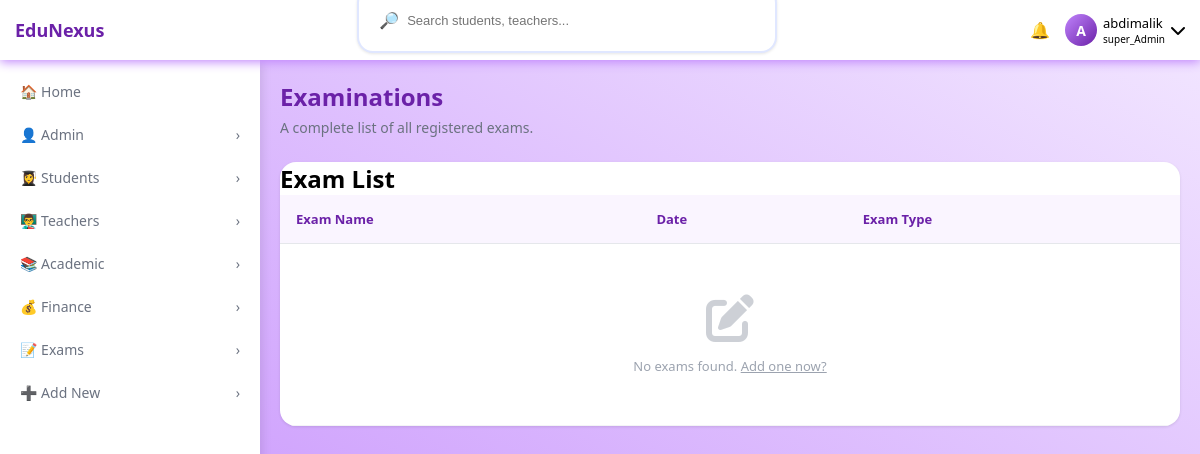
Screenshot of /exam/ (signed in) with the database file from the repository.
### accounts/models.py (models this page shows, shortened)
class User(AbstractUser):
    ROLE_CHOICES=(
        ('SUPER_ADMIN','super_Admin'),
        ('ADMIN','admin'),
        ('TEACHER','teacher'),
        ('STUDENT','student'),
        ('PARENT','parent')
    )
    objects=UserManager()
    role=models.CharField(max_length=20,choices=ROLE_CHOICES,default='STUDENT')
    is_approved= models.BooleanField(default=False)
    phone_number=models.CharField(max_length=15,unique=True,null=True,blank=True)

### academic/views.py (the view)
# urls.py: path('exam/',views.exam_list,name='exam_list'),
@login_required
def exam_list(request):
    exams = Exam.objects.all()
    return render(request, 'academic/exam_list.html', {'exams': exams})

### academic/templates/academic/exam_list.html (shortened to what this page needs)
{% extends 'base.html' %}
{% load static %}
{% block content %}
<div class="dashboard-header">
    <h1>Examinations</h1>
    <p>A complete list of all registered exams.</p>
</div>
<div class="data-table-container">
    <div class="data-table-header">
        <h2>Exam List</h2>
    </div>
    <div class="table-responsive">
        <table class="data-table">
            <thead>
                <tr>
                    <th>Exam Name</th>
                    <th>Date</th>
                    <th>Exam Type</th>
                </tr>
            </thead>
            <tbody>
                {% for exam in exams %}
                <tr>
                    <td>{{ exam.name }}</td>
                    <td>{{ exam.date_started|date:"d M Y, H:i" }}</td>
                    <td>{{ exam.get_exam_type_display }}</td>
                </tr>
                {% empty %}
                <tr>
                    <td colspan="3" class="table-empty">
                        <i class="fas fa-pen-to-square"></i><br>
                        No exams found.
                        <a href="{% url 'add_exam' %}" style="color: var(--soft-green);">Add one now?</a>
                    </td>
                </tr>
                {% endfor %}
            </tbody>
        </table>
    </div>
</div>
{% endblock %}

### templates/base.html (shortened to what this page needs)
{% load static %}
<!DOCTYPE html>
<html lang="en">
<head>
    <link rel="stylesheet" href="{% static 'css/style.css' %}">
    <link rel="stylesheet" href="https://cdnjs.cloudflare.com/ajax/libs/font-awesome/6.0.0-beta3/css/all.min.css">
</head>
<body>
    <nav class="top-nav">
        <div class="nav-left">
            <div class="logo">EduNexus</div>
        </div>
        <div class="search-bar">
            <span>🔎</span>
            <input type="text" id="globalSearch" placeholder="Search students, teachers...">
        </div>
        <div class="nav-right">
            <div class="notification-badge" id="notificationBell">
                <span>🔔</span>
            </div>
            <div>
                <div class="user-info" id="userInfoBtn">
                    <div class="avatar-circle">
                        {{ request.user.first_name|first|default:request.user.username|first|upper }}
                    </div>
                    <div>
                        <div class="user-name">{{ request.user.first_name|default:request.user.username }}</div>
                        <div class="user-role">{{ request.user.get_role_display }}</div>
                    </div>
                    <i class="fas fa-chevron-down"></i>
                </div>
            </div>
        </div>
    </nav>
    <aside class="sidebar" id="sidebar">
        <ul>
            {% if request.user.role != 'STUDENT' and request.user.role != 'PARENT' %}
            <li class="menu-item {% if request.resolver_match.url_name == 'dashboard' %}active{% endif %}" data-url="{% url 'dashboard' %}">
                <span class="menu-text">🏠 Home</span>
            </li>
            {% endif %}
           {% if request.user.role == 'SUPER_ADMIN' or request.user.role == 'ADMIN' %}
            <li class="menu-item has-dropdown">
                <span class="menu-text">👤 Admin</span>
                <span class="arrow">›</span>
            </li>
            {% endif %}
            <li class="menu-item has-dropdown">
                <span class="menu-text">👩‍🎓 Students</span>
                <span class="arrow">›</span>
            </li>
            {% if request.user.role != 'PARENT' and request.user.role != 'STUDENT' %}
            <li class="menu-item has-dropdown">
                <span class="menu-text">👨‍🏫 Teachers</span>
                <span class="arrow">›</span>
            </li>
            {% endif %}
            <li class="menu-item has-dropdown">
                <span class="menu-text">📚 Academic</span>
                <span class="arrow">›</span>
            </li>
            {% if request.user.role != 'TEACHER' %}
            <li class="menu-item has-dropdown">
                <span class="menu-text">💰 Finance</span>
                <span class="arrow">›</span>
            </li>
            {% endif %}
            <li class="menu-item has-dropdown">
                <span class="menu-text">📝 Exams</span>
                <span class="arrow">›</span>
            </li>
            {% if request.user.role == 'SUPER_ADMIN' %}
            <li class="menu-item has-dropdown">
                <span class="menu-text">➕ Add New</span>
                <span class="arrow">›</span>
            </li>
            {% endif %}
        </ul>
    </aside>
    <main class="main-content">
        {% block content %}
        {% endblock %}
    </main>
</body>
</html>

### static/css/style.css (style rules this page uses)
:root { --lavender: #c084fc; --lavender-light: #f3e8ff; --lavender-dark: #6b21a8; --text-dark: #1f2937; --gray-500: #6b7280; --gray-200: #e5e7eb; --danger: #ef4444; --success: #10b981; }
* { margin: 0; padding: 0; box-sizing: border-box; }
body { background: linear-gradient(210deg, var(--lavender-light), var(--lavender)); font-family: system-ui, -apple-system, 'Segoe UI', Roboto, sans-serif; min-height: 100vh; }
.top-nav { background: white; padding: 0 15px; height: 60px; display: flex; align-items: center; justify-content: space-between; position: sticky; top: 0; z-index: 100; box-shadow: 0 2px 10px var(--lavender); }
.nav-left { display: flex; align-items: center; gap: 10px; }
.logo { font-weight: bold; font-size: 18px; color: var(--lavender-dark); }
.search-bar { display: none; }
.nav-right { display: flex; align-items: center; gap: 15px; }
.notification-badge { position: relative; cursor: pointer; }
.user-info { display: flex; align-items: center; gap: 6px; cursor: pointer; }
.user-info .avatar-circle { width: 32px; height: 32px; background: linear-gradient(135deg, var(--lavender), var(--lavender-dark)); border-radius: 50%; display: flex; align-items: center; justify-content: center; color: white; font-weight: bold; font-size: 14px; }
.user-name, .user-role { display: none; }
.sidebar { background: white; width: 260px; height: 100vh; position: fixed; left: -260px; top: 60px; overflow-y: auto; z-index: 99; transition: left 0.3s ease; box-shadow: 2px 0 10px rgba(0,0,0,0.1); }
.sidebar ul { list-style: none; padding: 10px 0; }
.menu-item { padding: 12px 20px; display: flex; align-items: center; justify-content: space-between; font-weight: 500; color: var(--gray-500); cursor: pointer; }
.menu-text { display: flex; align-items: center; gap: 10px; font-size: 14px; }
.arrow { transition: transform 0.3s; font-size: 14px; }
.main-content { padding: 15px; min-height: calc(100vh - 60px); }
.data-table { min-width: 500px; width: 100%; border-collapse: collapse; }
.data-table th { padding: 10px 8px; font-size: 11px; background: #faf5ff; color: #6b21a8; }
.data-table td { padding: 8px; font-size: 12px; border-bottom: 1px solid #f3f4f6; }
@media (min-width: 768px) { .sidebar { left: 0; } }
@media (min-width: 768px) { .main-content { margin-left: 260px; padding: 20px; } }
@media (min-width: 768px) { .search-bar { display: flex; flex: 1; max-width: 300px; margin: 0 15px; background: #f8fafc; border: 2px solid #e0e7ff; border-radius: 9999px; padding: 8px 15px; gap: 8px; } }
@media (min-width: 768px) { .search-bar input { border: none; outline: none; background: transparent; width: 100%; font-size: 13px; } }
@media (min-width: 768px) { .user-name, .user-role { display: block; } }
@media (min-width: 768px) { .user-name { font-size: 13px; } }
@media (min-width: 768px) { .user-role { font-size: 10px; } }
@media (min-width: 1024px) { .search-bar { max-width: 420px; } }
.dashboard-header { margin-bottom: 25px; }
.dashboard-header h1 { font-size: 24px; color: #6b21a8; margin-bottom: 5px; }
.dashboard-header p { color: #6b7280; font-size: 14px; }
.search-bar { background: white; padding: 20px; border-radius: 16px; box-shadow: 0 1px 3px rgba(0, 0, 0, 0.1); margin-bottom: 20px; }
.data-table-container { background: white; border-radius: 16px; box-shadow: 0 1px 3px rgba(0, 0, 0, 0.1); overflow: hidden; }
.table-responsive { overflow-x: auto; -webkit-overflow-scrolling: touch; }
.data-table { width: 100%; border-collapse: collapse; min-width: 700px; }
.data-table th { text-align: left; padding: 15px 16px; background: #faf5ff; color: #6b21a8; font-weight: 600; font-size: 13px; border-bottom: 1px solid #e5e7eb; }
.data-table td { padding: 12px 16px; border-bottom: 1px solid #f3f4f6; font-size: 13px; }
.table-empty { text-align: center; padding: 50px; color: #9ca3af; }
.table-empty i { font-size: 48px; margin-bottom: 15px; opacity: 0.5; }
.data-table { width: 100%; border-collapse: collapse; min-width: 800px; }
.data-table th { text-align: left; padding: 16px; background: #faf5ff; color: #6b21a8; font-weight: 600; font-size: 13px; border-bottom: 1px solid #e5e7eb; }
.data-table td { padding: 14px 16px; border-bottom: 1px solid #f3f4f6; font-size: 13px; vertical-align: middle; }
.table-empty { text-align: center; padding: 50px !important; color: #9ca3af; }

### rows the page displays
User: user.first_name|first "A", user.first_name "abdimalik", user.role "super_Admin"
